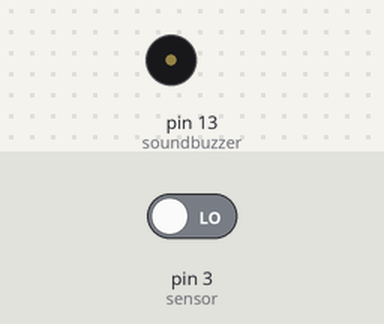
Simulated run of this sketch. Board: Arduino Uno, built with avr-gcc and run on an emulated ATmega328P. Shown: buzzer (waves = sounding). The test bench sets the inputs (shaded band); at power-on: pin 3 (sensor) LOW. What the sketch prints to the serial monitor is not drawn.

Above: at 1.2 s.
1.3 s: pin 3 (sensor) driven HIGH
At 2.1 s:
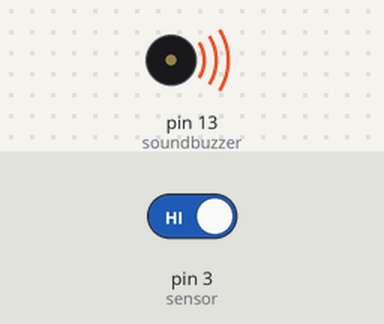
2.8 s: pin 3 (sensor) driven LOW
At 3.3 s:
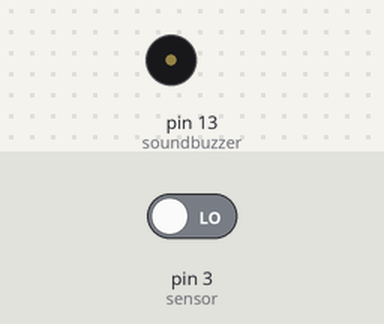
Timing chart, 0 to 5.8 s (numbered marks = the images above; inputs shaded):
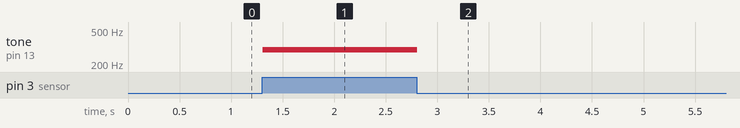

The sketch:

Ligando_um_soundbuzzer_com_sensor_de_movimento.ino
```cpp
int Leitura_sensor = 0; // Variável para guardar a leitura do sensor

int sensor = 3;//Pino onde o sensor vai estar conectado
int soundbuzzer = 13;//Pino onde o sounsbuzzer vai estar conectado

void setup()
{
  pinMode(sensor, INPUT);//O sensor é leitura de dados
  Serial.begin(9600);//Início da conexão serial
  pinMode(soundbuzzer, OUTPUT);//O soundbuzzer é saída de dados
}


void loop()
{
  Leitura_sensor = digitalRead(sensor);//faz a leitura
  Serial.println(Leitura_sensor);//Imprime no monitor serial
  if (Leitura_sensor == 1) {//Se a leitura for 1, ou seja, há movimento
    tone(soundbuzzer, 294, 100); // Toca o soundbuzzer na frequência 294 por 100 milissegundos
  } else {//se não houver movimento
    noTone(13);//o soundbuzzer não toca
  }
}
```

Measured:
- after the input at 1.3 s, tone on pin 13 (soundbuzzer): silent → 294 Hz at once
- after the input at 2.8 s, tone on pin 13 (soundbuzzer): 294 Hz → silent at once
